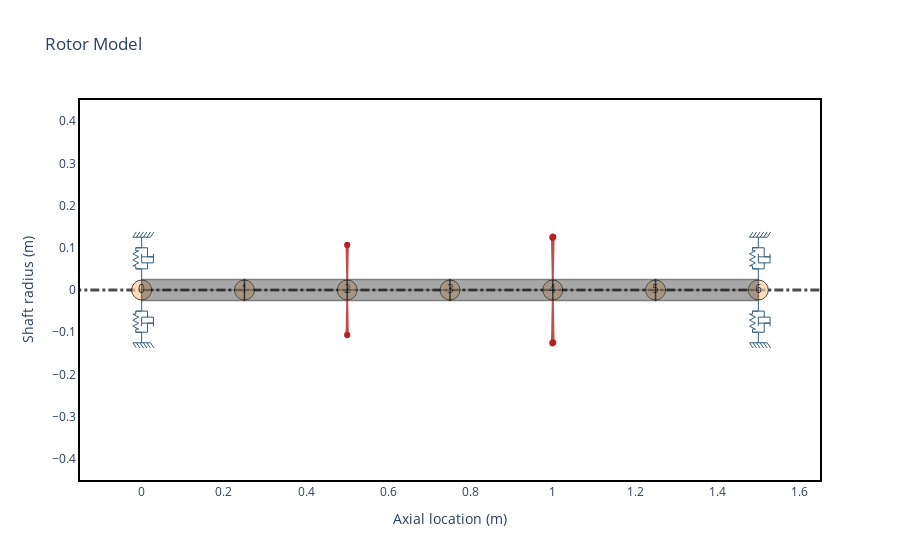

Notebook code cell kept with this figure:
### Code cell
L = 0.25
N = 6
idl = 0
odl = 0.05

shaft = [rs.ShaftElement(L=L, idl=idl, odl=odl, material=steel) for i in range(N)]
bearings = [
    rs.BearingElement(
        n=0, kxx=1e6, kyy=1e6, kxy=0.5e6, kyx=0.5e6, cxx=0, scale_factor=2
    ),
    rs.BearingElement(
        n=len(shaft), kxx=1e6, kyy=1e6, kxy=0.5e6, kyx=0.5e6, cxx=0, scale_factor=2
    ),
]
disks = [
    rs.DiskElement.from_geometry(
        n=2, material=steel, width=0.07, i_d=odl, o_d=0.28, scale_factor="mass"
    ),
    rs.DiskElement.from_geometry(
        n=4, material=steel, width=0.07, i_d=odl, o_d=0.35, scale_factor="mass"
    ),
]

rotor = rs.Rotor(shaft_elements=shaft, disk_elements=disks, bearing_elements=bearings)
rotor.plot_rotor()

### Figure 1 — Plotly figure (JSON) as saved in the notebook; plotly's stock layout.template omitted (floating-point values rounded to 4 significant figures)
{"data": [{"hoverinfo": "none", "line": {"color": "black", "dash": "dashdot", "width": 3}, "mode": "lines", "opacity": 0.7, "showlegend": false, "type": "scatter", "x": [-0.3, 1.8], "y": [0, 0]}, {"hoverinfo": "none", "marker": {"color": "#ffcc99", "line": {"color": "black", "width": 1}, "opacity": 0.7, "size": 20}, "mode": "markers+text", "showlegend": false, "text": ["0", "1", "2", "3", "4", "5", "6"], "type": "scatter", "x": [0, 0.25, 0.5, 0.75, 1, 1.25, 1.5], "y": [0, 0, 0, 0, 0, 0, 0]}, {"customdata": [[0, 0.05, 0, 0.05, 0, 0.25, "steel"], [0, 0.05, 0, 0.05, 0, 0.25, "steel"], [0, 0.05, 0, 0.05, 0, 0.25, "steel"], [0, 0.05, 0, 0.05, 0, 0.25, "steel"], [0, 0.05, 0, 0.05, 0, 0.25, "steel"], [0, 0.05, 0, 0.05, 0, 0.25, "steel"], [0, 0.05, 0, 0.05, 0, 0.25, "steel"], [0, 0.05, 0, 0.05, 0, 0.25, "steel"], [0, 0.05, 0, 0.05, 0, 0.25, "steel"], [0, 0.05, 0, 0.05, 0, 0.25, "steel"]], "fill": "toself", "fillcolor": "#525252", "hoverinfo": "text", "hoverlabel": {"bgcolor": "#525252"}, "hoveron": "points+fills", "hovertemplate": "Element Number: 0<br>Left Outer Diameter: 0.05 m<br>Left Inner Diameter: 0.0 m<br>Right Outer Diameter: 0.05 m<br>Right Inner Diameter: 0.0 m<br>Element Length: 0.25 m<br>Material: steel<br>", "legendgroup": "Shaft", "line": {"color": "black", "width": 1.5}, "mode": "lines", "name": "ShaftElement 0", "opacity": 0.5, "showlegend": false, "text": "Element Number: 0<br>Left Outer Diameter: 0.05 m<br>Left Inner Diameter: 0.0 m<br>Right Outer Diameter: 0.05 m<br>Right Inner Diameter: 0.0 m<br>Element Length: 0.25 m<br>Material: steel<br>", "type": "scatter", "x": [0, 0, 0.25, 0.25, 0, 0, 0, 0.25, 0.25, 0], "y": [0, 0.025, 0.025, 0, 0, 0, -0.025, -0.025, 0, 0]}, {"customdata": [[1, 0.05, 0, 0.05, 0, 0.25, "steel"], [1, 0.05, 0, 0.05, 0, 0.25, "steel"], [1, 0.05, 0, 0.05, 0, 0.25, "steel"], [1, 0.05, 0, 0.05, 0, 0.25, "steel"], [1, 0.05, 0, 0.05, 0, 0.25, "steel"], [1, 0.05, 0, 0.05, 0, 0.25, "steel"], [1, 0.05, 0, 0.05, 0, 0.25, "steel"], [1, 0.05, 0, 0.05, 0, 0.25, "steel"], [1, 0.05, 0, 0.05, 0, 0.25, "steel"], [1, 0.05, 0, 0.05, 0, 0.25, "steel"]], "fill": "toself", "fillcolor": "#525252", "hoverinfo": "text", "hoverlabel": {"bgcolor": "#525252"}, "hoveron": "points+fills", "hovertemplate": "Element Number: 1<br>Left Outer Diameter: 0.05 m<br>Left Inner Diameter: 0.0 m<br>Right Outer Diameter: 0.05 m<br>Right Inner Diameter: 0.0 m<br>Element Length: 0.25 m<br>Material: steel<br>", "legendgroup": "Shaft", "line": {"color": "black", "width": 1.5}, "mode": "lines", "name": "ShaftElement 1", "opacity": 0.5, "showlegend": false, "text": "Element Number: 1<br>Left Outer Diameter: 0.05 m<br>Left Inner Diameter: 0.0 m<br>Right Outer Diameter: 0.05 m<br>Right Inner Diameter: 0.0 m<br>Element Length: 0.25 m<br>Material: steel<br>", "type": "scatter", "x": [0.25, 0.25, 0.5, 0.5, 0.25, 0.25, 0.25, 0.5, 0.5, 0.25], "y": [0, 0.025, 0.025, 0, 0, 0, -0.025, -0.025, 0, 0]}, {"customdata": [[2, 0.05, 0, 0.05, 0, 0.25, "steel"], [2, 0.05, 0, 0.05, 0, 0.25, "steel"], [2, 0.05, 0, 0.05, 0, 0.25, "steel"], [2, 0.05, 0, 0.05, 0, 0.25, "steel"], [2, 0.05, 0, 0.05, 0, 0.25, "steel"], [2, 0.05, 0, 0.05, 0, 0.25, "steel"], [2, 0.05, 0, 0.05, 0, 0.25, "steel"], [2, 0.05, 0, 0.05, 0, 0.25, "steel"], [2, 0.05, 0, 0.05, 0, 0.25, "steel"], [2, 0.05, 0, 0.05, 0, 0.25, "steel"]], "fill": "toself", "fillcolor": "#525252", "hoverinfo": "text", "hoverlabel": {"bgcolor": "#525252"}, "hoveron": "points+fills", "hovertemplate": "Element Number: 2<br>Left Outer Diameter: 0.05 m<br>Left Inner Diameter: 0.0 m<br>Right Outer Diameter: 0.05 m<br>Right Inner Diameter: 0.0 m<br>Element Length: 0.25 m<br>Material: steel<br>", "legendgroup": "Shaft", "line": {"color": "black", "width": 1.5}, "mode": "lines", "name": "ShaftElement 2", "opacity": 0.5, "showlegend": false, "text": "Element Number: 2<br>Left Outer Diameter: 0.05 m<br>Left Inner Diameter: 0.0 m<br>Right Outer Diameter: 0.05 m<br>Right Inner Diameter: 0.0 m<br>Element Length: 0.25 m<br>Material: steel<br>", "type": "scatter", "x": [0.5, 0.5, 0.75, 0.75, 0.5, 0.5, 0.5, 0.75, 0.75, 0.5], "y": [0, 0.025, 0.025, 0, 0, 0, -0.025, -0.025, 0, 0]}, {"customdata": [[3, 0.05, 0, 0.05, 0, 0.25, "steel"], [3, 0.05, 0, 0.05, 0, 0.25, "steel"], [3, 0.05, 0, 0.05, 0, 0.25, "steel"], [3, 0.05, 0, 0.05, 0, 0.25, "steel"], [3, 0.05, 0, 0.05, 0, 0.25, "steel"], [3, 0.05, 0, 0.05, 0, 0.25, "steel"], [3, 0.05, 0, 0.05, 0, 0.25, "steel"], [3, 0.05, 0, 0.05, 0, 0.25, "steel"], [3, 0.05, 0, 0.05, 0, 0.25, "steel"], [3, 0.05, 0, 0.05, 0, 0.25, "steel"]], "fill": "toself", "fillcolor": "#525252", "hoverinfo": "text", "hoverlabel": {"bgcolor": "#525252"}, "hoveron": "points+fills", "hovertemplate": "Element Number: 3<br>Left Outer Diameter: 0.05 m<br>Left Inner Diameter: 0.0 m<br>Right Outer Diameter: 0.05 m<br>Right Inner Diameter: 0.0 m<br>Element Length: 0.25 m<br>Material: steel<br>", "legendgroup": "Shaft", "line": {"color": "black", "width": 1.5}, "mode": "lines", "name": "ShaftElement 3", "opacity": 0.5, "showlegend": false, "text": "Element Number: 3<br>Left Outer Diameter: 0.05 m<br>Left Inner Diameter: 0.0 m<br>Right Outer Diameter: 0.05 m<br>Right Inner Diameter: 0.0 m<br>Element Length: 0.25 m<br>Material: steel<br>", "type": "scatter", "x": [0.75, 0.75, 1, 1, 0.75, 0.75, 0.75, 1, 1, 0.75], "y": [0, 0.025, 0.025, 0, 0, 0, -0.025, -0.025, 0, 0]}, {"customdata": [[4, 0.05, 0, 0.05, 0, 0.25, "steel"], [4, 0.05, 0, 0.05, 0, 0.25, "steel"], [4, 0.05, 0, 0.05, 0, 0.25, "steel"], [4, 0.05, 0, 0.05, 0, 0.25, "steel"], [4, 0.05, 0, 0.05, 0, 0.25, "steel"], [4, 0.05, 0, 0.05, 0, 0.25, "steel"], [4, 0.05, 0, 0.05, 0, 0.25, "steel"], [4, 0.05, 0, 0.05, 0, 0.25, "steel"], [4, 0.05, 0, 0.05, 0, 0.25, "steel"], [4, 0.05, 0, 0.05, 0, 0.25, "steel"]], "fill": "toself", "fillcolor": "#525252", "hoverinfo": "text", "hoverlabel": {"bgcolor": "#525252"}, "hoveron": "points+fills", "hovertemplate": "Element Number: 4<br>Left Outer Diameter: 0.05 m<br>Left Inner Diameter: 0.0 m<br>Right Outer Diameter: 0.05 m<br>Right Inner Diameter: 0.0 m<br>Element Length: 0.25 m<br>Material: steel<br>", "legendgroup": "Shaft", "line": {"color": "black", "width": 1.5}, "mode": "lines", "name": "ShaftElement 4", "opacity": 0.5, "showlegend": false, "text": "Element Number: 4<br>Left Outer Diameter: 0.05 m<br>Left Inner Diameter: 0.0 m<br>Right Outer Diameter: 0.05 m<br>Right Inner Diameter: 0.0 m<br>Element Length: 0.25 m<br>Material: steel<br>", "type": "scatter", "x": [1, 1, 1.25, 1.25, 1, 1, 1, 1.25, 1.25, 1], "y": [0, 0.025, 0.025, 0, 0, 0, -0.025, -0.025, 0, 0]}, {"customdata": [[5, 0.05, 0, 0.05, 0, 0.25, "steel"], [5, 0.05, 0, 0.05, 0, 0.25, "steel"], [5, 0.05, 0, 0.05, 0, 0.25, "steel"], [5, 0.05, 0, 0.05, 0, 0.25, "steel"], [5, 0.05, 0, 0.05, 0, 0.25, "steel"], [5, 0.05, 0, 0.05, 0, 0.25, "steel"], [5, 0.05, 0, 0.05, 0, 0.25, "steel"], [5, 0.05, 0, 0.05, 0, 0.25, "steel"], [5, 0.05, 0, 0.05, 0, 0.25, "steel"], [5, 0.05, 0, 0.05, 0, 0.25, "steel"]], "fill": "toself", "fillcolor": "#525252", "hoverinfo": "text", "hoverlabel": {"bgcolor": "#525252"}, "hoveron": "points+fills", "hovertemplate": "Element Number: 5<br>Left Outer Diameter: 0.05 m<br>Left Inner Diameter: 0.0 m<br>Right Outer Diameter: 0.05 m<br>Right Inner Diameter: 0.0 m<br>Element Length: 0.25 m<br>Material: steel<br>", "legendgroup": "Shaft", "line": {"color": "black", "width": 1.5}, "mode": "lines", "name": "ShaftElement 5", "opacity": 0.5, "showlegend": false, "text": "Element Number: 5<br>Left Outer Diameter: 0.05 m<br>Left Inner Diameter: 0.0 m<br>Right Outer Diameter: 0.05 m<br>Right Inner Diameter: 0.0 m<br>Element Length: 0.25 m<br>Material: steel<br>", "type": "scatter", "x": [1.25, 1.25, 1.5, 1.5, 1.25, 1.25, 1.25, 1.5, 1.5, 1.25], "y": [0, 0.025, 0.025, 0, 0, 0, -0.025, -0.025, 0, 0]}, {"customdata": [[2, 0.3296, 0.1781, 32.59], [2, 0.3296, 0.1781, 32.59], [2, 0.3296, 0.1781, 32.59], [2, 0.3296, 0.1781, 32.59], [2, 0.3296, 0.1781, 32.59], [2, 0.3296, 0.1781, 32.59], [2, 0.3296, 0.1781, 32.59], [2, 0.3296, 0.1781, 32.59], [2, 0.3296, 0.1781, 32.59]], "fill": "toself", "fillcolor": "Firebrick", "hoverinfo": "text", "hoverlabel": {"bgcolor": "Firebrick"}, "hoveron": "points+fills", "hovertemplate": "Disk Node: 2<br>Polar Inertia: 3.296e-01<br>Diametral Inertia: 1.781e-01<br>Disk mass: 32.590<br>", "legendgroup": "disks", "line": {"color": "Firebrick", "width": 2}, "mode": "lines", "name": "Disk 0", "opacity": 0.8, "showlegend": false, "text": "Disk Node: 2<br>Polar Inertia: 3.296e-01<br>Diametral Inertia: 1.781e-01<br>Disk mass: 32.590<br>", "type": "scatter", "x": [0.5, 0.5016, 0.4984, 0.5, null, 0.5, 0.5016, 0.4984, 0.5], "y": [0.025, 0.1066, 0.1066, 0.025, null, -0.025, -0.1066, -0.1066, -0.025]}, {"customdata": [[4, 0.8051, 0.4236, 51.53], [4, 0.8051, 0.4236, 51.53], [4, 0.8051, 0.4236, 51.53], [4, 0.8051, 0.4236, 51.53], [4, 0.8051, 0.4236, 51.53], [4, 0.8051, 0.4236, 51.53], [4, 0.8051, 0.4236, 51.53], [4, 0.8051, 0.4236, 51.53], [4, 0.8051, 0.4236, 51.53]], "fill": "toself", "fillcolor": "Firebrick", "hoverinfo": "text", "hoverlabel": {"bgcolor": "Firebrick"}, "hoveron": "points+fills", "hovertemplate": "Disk Node: 4<br>Polar Inertia: 8.051e-01<br>Diametral Inertia: 4.236e-01<br>Disk mass: 51.525<br>", "legendgroup": "disks", "line": {"color": "Firebrick", "width": 2}, "mode": "lines", "name": "Disk 1", "opacity": 0.8, "showlegend": false, "text": "Disk Node: 4<br>Polar Inertia: 8.051e-01<br>Diametral Inertia: 4.236e-01<br>Disk mass: 51.525<br>", "type": "scatter", "x": [1, 1.002, 0.998, 1, null, 1, 1.002, 0.998, 1], "y": [0.025, 0.125, 0.125, 0.025, null, -0.025, -0.125, -0.125, -0.025]}, {"hoverinfo": "none", "legendgroup": "bearings", "line": {"color": "#355d7a", "width": 1}, "mode": "lines", "name": "Bearing 0", "showlegend": false, "type": "scatter", "x": [0, 0, -0.01429, 0.01429], "y": [0.025, 0.05, 0.05, 0.05]}, {"hoverinfo": "none", "legendgroup": "bearings", "line": {"color": "#355d7a", "width": 1}, "mode": "lines", "name": "Bearing 0", "showlegend": false, "type": "scatter", "x": [0, 0, -0.01429, 0.01429], "y": [-0.025, -0.05, -0.05, -0.05]}, {"hoverinfo": "none", "legendgroup": "bearings", "line": {"color": "#355d7a", "width": 1}, "mode": "lines", "name": "Bearing 0", "showlegend": false, "type": "scatter", "x": [0, 0, -0.01429, 0.01429], "y": [0.125, 0.1, 0.1, 0.1]}, {"hoverinfo": "none", "legendgroup": "bearings", "line": {"color": "#355d7a", "width": 1}, "mode": "lines", "name": "Bearing 0", "showlegend": false, "type": "scatter", "x": [0, 0, -0.01429, 0.01429], "y": [-0.125, -0.1, -0.1, -0.1]}, {"hoverinfo": "none", "legendgroup": "bearings", "line": {"color": "#355d7a", "width": 1}, "mode": "lines", "name": "Bearing 0", "showlegend": false, "type": "scatter", "x": [-0.02143, 0.02143], "y": [0.125, 0.125]}, {"hoverinfo": "none", "legendgroup": "bearings", "line": {"color": "#355d7a", "width": 1}, "mode": "lines", "name": "Bearing 0", "showlegend": false, "type": "scatter", "x": [-0.02143, 0.02143], "y": [-0.125, -0.125]}, {"hoverinfo": "none", "legendgroup": "bearings", "line": {"color": "#355d7a", "width": 1}, "mode": "lines", "name": "Bearing 0", "showlegend": false, "type": "scatter", "x": [-0.02143, -0.01286], "y": [0.125, 0.1375]}, {"hoverinfo": "none", "legendgroup": "bearings", "line": {"color": "#355d7a", "width": 1}, "mode": "lines", "name": "Bearing 0", "showlegend": false, "type": "scatter", "x": [-0.02143, -0.01286], "y": [-0.125, -0.1375]}, {"hoverinfo": "none", "legendgroup": "bearings", "line": {"color": "#355d7a", "width": 1}, "mode": "lines", "name": "Bearing 0", "showlegend": false, "type": "scatter", "x": [-0.01286, -0.004286], "y": [0.125, 0.1375]}, {"hoverinfo": "none", "legendgroup": "bearings", "line": {"color": "#355d7a", "width": 1}, "mode": "lines", "name": "Bearing 0", "showlegend": false, "type": "scatter", "x": [-0.01286, -0.004286], "y": [-0.125, -0.1375]}, {"hoverinfo": "none", "legendgroup": "bearings", "line": {"color": "#355d7a", "width": 1}, "mode": "lines", "name": "Bearing 0", "showlegend": false, "type": "scatter", "x": [-0.004286, 0.004286], "y": [0.125, 0.1375]}, {"hoverinfo": "none", "legendgroup": "bearings", "line": {"color": "#355d7a", "width": 1}, "mode": "lines", "name": "Bearing 0", "showlegend": false, "type": "scatter", "x": [-0.004286, 0.004286], "y": [-0.125, -0.1375]}, {"hoverinfo": "none", "legendgroup": "bearings", "line": {"color": "#355d7a", "width": 1}, "mode": "lines", "name": "Bearing 0", "showlegend": false, "type": "scatter", "x": [0.004286, 0.01286], "y": [0.125, 0.1375]}, {"hoverinfo": "none", "legendgroup": "bearings", "line": {"color": "#355d7a", "width": 1}, "mode": "lines", "name": "Bearing 0", "showlegend": false, "type": "scatter", "x": [0.004286, 0.01286], "y": [-0.125, -0.1375]}, {"hoverinfo": "none", "legendgroup": "bearings", "line": {"color": "#355d7a", "width": 1}, "mode": "lines", "name": "Bearing 0", "showlegend": false, "type": "scatter", "x": [0.01286, 0.02143], "y": [0.125, 0.1375]}, {"hoverinfo": "none", "legendgroup": "bearings", "line": {"color": "#355d7a", "width": 1}, "mode": "lines", "name": "Bearing 0", "showlegend": false, "type": "scatter", "x": [0.01286, 0.02143], "y": [-0.125, -0.1375]}, {"hoverinfo": "none", "legendgroup": "bearings", "line": {"color": "#355d7a", "width": 1}, "mode": "lines", "name": "Bearing 0", "showlegend": false, "type": "scatter", "x": [0.02143, 0.03], "y": [0.125, 0.1375]}, {"hoverinfo": "none", "legendgroup": "bearings", "line": {"color": "#355d7a", "width": 1}, "mode": "lines", "name": "Bearing 0", "showlegend": false, "type": "scatter", "x": [0.02143, 0.03], "y": [-0.125, -0.1375]}, {"hoverinfo": "none", "legendgroup": "bearings", "line": {"color": "#355d7a", "width": 1}, "mode": "lines", "name": "Bearing 0", "showlegend": false, "type": "scatter", "x": [-0.01429, -0.01429, -0.02143, -0.007143, -0.02143, -0.007143, -0.02143, -0.007143, -0.01429, -0.01429], "y": [0.05, 0.05714, 0.05714, 0.06429, 0.07143, 0.07857, 0.08571, 0.09286, 0.09286, 0.1]}, {"hoverinfo": "none", "legendgroup": "bearings", "line": {"color": "#355d7a", "width": 1}, "mode": "lines", "name": "Bearing 0", "showlegend": false, "type": "scatter", "x": [-0.01429, -0.01429, -0.02143, -0.007143, -0.02143, -0.007143, -0.02143, -0.007143, -0.01429, -0.01429], "y": [-0.05, -0.05714, -0.05714, -0.06429, -0.07143, -0.07857, -0.08571, -0.09286, -0.09286, -0.1]}, {"hoverinfo": "none", "legendgroup": "bearings", "line": {"color": "#355d7a", "width": 1}, "mode": "lines", "name": "Bearing 0", "showlegend": false, "type": "scatter", "x": [0.01429, 0.01429], "y": [0.05, 0.06429]}, {"hoverinfo": "none", "legendgroup": "bearings", "line": {"color": "#355d7a", "width": 1}, "mode": "lines", "name": "Bearing 0", "showlegend": false, "type": "scatter", "x": [0.01429, 0.01429], "y": [-0.05, -0.06429]}, {"hoverinfo": "none", "legendgroup": "bearings", "line": {"color": "#355d7a", "width": 1}, "mode": "lines", "name": "Bearing 0", "showlegend": false, "type": "scatter", "x": [0, 0, 0.02857, 0.02857], "y": [0.08571, 0.06429, 0.06429, 0.08571]}, {"hoverinfo": "none", "legendgroup": "bearings", "line": {"color": "#355d7a", "width": 1}, "mode": "lines", "name": "Bearing 0", "showlegend": false, "type": "scatter", "x": [0, 0, 0.02857, 0.02857], "y": [-0.08571, -0.06429, -0.06429, -0.08571]}, {"hoverinfo": "none", "legendgroup": "bearings", "line": {"color": "#355d7a", "width": 1}, "mode": "lines", "name": "Bearing 0", "showlegend": false, "type": "scatter", "x": [0, 0.02857, 0.01429, 0.01429], "y": [0.07857, 0.07857, 0.07857, 0.1]}, {"hoverinfo": "none", "legendgroup": "bearings", "line": {"color": "#355d7a", "width": 1}, "mode": "lines", "name": "Bearing 0", "showlegend": false, "type": "scatter", "x": [0, 0.02857, 0.01429, 0.01429], "y": [-0.07857, -0.07857, -0.07857, -0.1]}, {"hoverinfo": "none", "legendgroup": "bearings", "line": {"color": "#355d7a", "width": 1}, "mode": "lines", "name": "Bearing 1", "showlegend": false, "type": "scatter", "x": [1.5, 1.5, 1.486, 1.514], "y": [0.025, 0.05, 0.05, 0.05]}, {"hoverinfo": "none", "legendgroup": "bearings", "line": {"color": "#355d7a", "width": 1}, "mode": "lines", "name": "Bearing 1", "showlegend": false, "type": "scatter", "x": [1.5, 1.5, 1.486, 1.514], "y": [-0.025, -0.05, -0.05, -0.05]}, {"hoverinfo": "none", "legendgroup": "bearings", "line": {"color": "#355d7a", "width": 1}, "mode": "lines", "name": "Bearing 1", "showlegend": false, "type": "scatter", "x": [1.5, 1.5, 1.486, 1.514], "y": [0.125, 0.1, 0.1, 0.1]}, {"hoverinfo": "none", "legendgroup": "bearings", "line": {"color": "#355d7a", "width": 1}, "mode": "lines", "name": "Bearing 1", "showlegend": false, "type": "scatter", "x": [1.5, 1.5, 1.486, 1.514], "y": [-0.125, -0.1, -0.1, -0.1]}, {"hoverinfo": "none", "legendgroup": "bearings", "line": {"color": "#355d7a", "width": 1}, "mode": "lines", "name": "Bearing 1", "showlegend": false, "type": "scatter", "x": [1.479, 1.521], "y": [0.125, 0.125]}, {"hoverinfo": "none", "legendgroup": "bearings", "line": {"color": "#355d7a", "width": 1}, "mode": "lines", "name": "Bearing 1", "showlegend": false, "type": "scatter", "x": [1.479, 1.521], "y": [-0.125, -0.125]}, {"hoverinfo": "none", "legendgroup": "bearings", "line": {"color": "#355d7a", "width": 1}, "mode": "lines", "name": "Bearing 1", "showlegend": false, "type": "scatter", "x": [1.479, 1.487], "y": [0.125, 0.1375]}, {"hoverinfo": "none", "legendgroup": "bearings", "line": {"color": "#355d7a", "width": 1}, "mode": "lines", "name": "Bearing 1", "showlegend": false, "type": "scatter", "x": [1.479, 1.487], "y": [-0.125, -0.1375]}, {"hoverinfo": "none", "legendgroup": "bearings", "line": {"color": "#355d7a", "width": 1}, "mode": "lines", "name": "Bearing 1", "showlegend": false, "type": "scatter", "x": [1.487, 1.496], "y": [0.125, 0.1375]}, {"hoverinfo": "none", "legendgroup": "bearings", "line": {"color": "#355d7a", "width": 1}, "mode": "lines", "name": "Bearing 1", "showlegend": false, "type": "scatter", "x": [1.487, 1.496], "y": [-0.125, -0.1375]}, {"hoverinfo": "none", "legendgroup": "bearings", "line": {"color": "#355d7a", "width": 1}, "mode": "lines", "name": "Bearing 1", "showlegend": false, "type": "scatter", "x": [1.496, 1.504], "y": [0.125, 0.1375]}, {"hoverinfo": "none", "legendgroup": "bearings", "line": {"color": "#355d7a", "width": 1}, "mode": "lines", "name": "Bearing 1", "showlegend": false, "type": "scatter", "x": [1.496, 1.504], "y": [-0.125, -0.1375]}, {"hoverinfo": "none", "legendgroup": "bearings", "line": {"color": "#355d7a", "width": 1}, "mode": "lines", "name": "Bearing 1", "showlegend": false, "type": "scatter", "x": [1.504, 1.513], "y": [0.125, 0.1375]}, {"hoverinfo": "none", "legendgroup": "bearings", "line": {"color": "#355d7a", "width": 1}, "mode": "lines", "name": "Bearing 1", "showlegend": false, "type": "scatter", "x": [1.504, 1.513], "y": [-0.125, -0.1375]}, {"hoverinfo": "none", "legendgroup": "bearings", "line": {"color": "#355d7a", "width": 1}, "mode": "lines", "name": "Bearing 1", "showlegend": false, "type": "scatter", "x": [1.513, 1.521], "y": [0.125, 0.1375]}, {"hoverinfo": "none", "legendgroup": "bearings", "line": {"color": "#355d7a", "width": 1}, "mode": "lines", "name": "Bearing 1", "showlegend": false, "type": "scatter", "x": [1.513, 1.521], "y": [-0.125, -0.1375]}, {"hoverinfo": "none", "legendgroup": "bearings", "line": {"color": "#355d7a", "width": 1}, "mode": "lines", "name": "Bearing 1", "showlegend": false, "type": "scatter", "x": [1.521, 1.53], "y": [0.125, 0.1375]}, {"hoverinfo": "none", "legendgroup": "bearings", "line": {"color": "#355d7a", "width": 1}, "mode": "lines", "name": "Bearing 1", "showlegend": false, "type": "scatter", "x": [1.521, 1.53], "y": [-0.125, -0.1375]}, {"hoverinfo": "none", "legendgroup": "bearings", "line": {"color": "#355d7a", "width": 1}, "mode": "lines", "name": "Bearing 1", "showlegend": false, "type": "scatter", "x": [1.486, 1.486, 1.479, 1.493, 1.479, 1.493, 1.479, 1.493, 1.486, 1.486], "y": [0.05, 0.05714, 0.05714, 0.06429, 0.07143, 0.07857, 0.08571, 0.09286, 0.09286, 0.1]}, {"hoverinfo": "none", "legendgroup": "bearings", "line": {"color": "#355d7a", "width": 1}, "mode": "lines", "name": "Bearing 1", "showlegend": false, "type": "scatter", "x": [1.486, 1.486, 1.479, 1.493, 1.479, 1.493, 1.479, 1.493, 1.486, 1.486], "y": [-0.05, -0.05714, -0.05714, -0.06429, -0.07143, -0.07857, -0.08571, -0.09286, -0.09286, -0.1]}, {"hoverinfo": "none", "legendgroup": "bearings", "line": {"color": "#355d7a", "width": 1}, "mode": "lines", "name": "Bearing 1", "showlegend": false, "type": "scatter", "x": [1.514, 1.514], "y": [0.05, 0.06429]}, {"hoverinfo": "none", "legendgroup": "bearings", "line": {"color": "#355d7a", "width": 1}, "mode": "lines", "name": "Bearing 1", "showlegend": false, "type": "scatter", "x": [1.514, 1.514], "y": [-0.05, -0.06429]}, {"hoverinfo": "none", "legendgroup": "bearings", "line": {"color": "#355d7a", "width": 1}, "mode": "lines", "name": "Bearing 1", "showlegend": false, "type": "scatter", "x": [1.5, 1.5, 1.529, 1.529], "y": [0.08571, 0.06429, 0.06429, 0.08571]}, {"hoverinfo": "none", "legendgroup": "bearings", "line": {"color": "#355d7a", "width": 1}, "mode": "lines", "name": "Bearing 1", "showlegend": false, "type": "scatter", "x": [1.5, 1.5, 1.529, 1.529], "y": [-0.08571, -0.06429, -0.06429, -0.08571]}, {"hoverinfo": "none", "legendgroup": "bearings", "line": {"color": "#355d7a", "width": 1}, "mode": "lines", "name": "Bearing 1", "showlegend": false, "type": "scatter", "x": [1.5, 1.529, 1.514, 1.514], "y": [0.07857, 0.07857, 0.07857, 0.1]}, {"hoverinfo": "none", "legendgroup": "bearings", "line": {"color": "#355d7a", "width": 1}, "mode": "lines", "name": "Bearing 1", "showlegend": false, "type": "scatter", "x": [1.5, 1.529, 1.514, 1.514], "y": [-0.07857, -0.07857, -0.07857, -0.1]}], "layout": {"shapes": [{"fillcolor": "Firebrick", "line": {"color": "Firebrick"}, "type": "circle", "x0": 0.4949, "x1": 0.5051, "xref": "x", "y0": 0.1015, "y1": 0.1117, "yref": "y"}, {"fillcolor": "Firebrick", "line": {"color": "Firebrick"}, "type": "circle", "x0": 0.4949, "x1": 0.5051, "xref": "x", "y0": -0.1117, "y1": -0.1015, "yref": "y"}, {"fillcolor": "Firebrick", "line": {"color": "Firebrick"}, "type": "circle", "x0": 0.9938, "x1": 1.006, "xref": "x", "y0": 0.1187, "y1": 0.1313, "yref": "y"}, {"fillcolor": "Firebrick", "line": {"color": "Firebrick"}, "type": "circle", "x0": 0.9938, "x1": 1.006, "xref": "x", "y0": -0.1313, "y1": -0.1187, "yref": "y"}], "title": {"text": "Rotor Model"}, "xaxis": {"mirror": true, "range": [-0.15, 1.65], "showgrid": false, "title": {"text": "Axial location (m)"}}, "yaxis": {"mirror": true, "range": [-0.45, 0.45], "showgrid": false, "title": {"text": "Shaft radius (m)"}}}}
